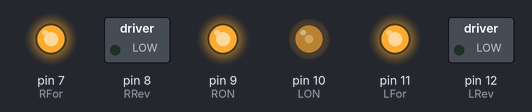
The sketch below on a simulated Arduino Uno, built with avr-gcc and run on an emulated ATmega328P. On the bench: switched loads named in the sketch (green lamp = pin HIGH), output pins drawn as LEDs (lit = HIGH).

Above: at 1.05 s.
At 5.0 s:
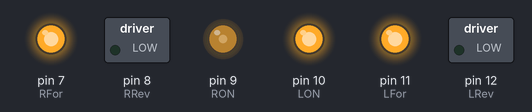
Timing chart, 0 to 6.2 s (numbered marks = the images above):
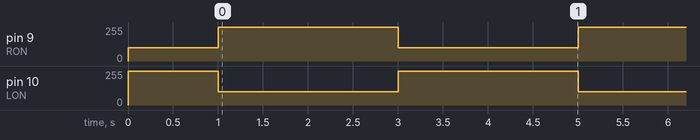

The sketch:

task5.ino
```cpp
// SNAKE LEFT AND RIGHT WHILE GOING FORWARD
// Pin Allocation
const int LON = 10; // Left Motor On Pin
const int RON = 9;  // Right Motor On Pin
const int LRev = 12; // Left Reverse On Pin
const int RRev = 8; // Right Reverse On Pin
const int LFor = 11; // Left Forward On Pin
const int RFor = 7; // Right Forward On Pin


void setup() {
  // Turning the motor pins into outputs
  pinMode(LON, OUTPUT);
  pinMode(RON, OUTPUT);

  pinMode(LRev, OUTPUT);
  pinMode(RRev, OUTPUT);

  pinMode(LFor, OUTPUT);
  pinMode(RFor, OUTPUT);

  GoSnakeRight();
  delay(1000);

}

void loop() {
GoSnakeLeft();
delay(2000);

GoSnakeRight();
delay(2000);

}
```

Functions.ino
```cpp
void GoSnakeLeft(){
  digitalWrite(LRev,LOW); // Left Reverse Motor Off
  digitalWrite(RRev,LOW); // Right Reverse Motor Off
  analogWrite(LON,100); // Left Motor
  analogWrite(RON,255);
  digitalWrite(RFor,HIGH);
  digitalWrite(LFor,HIGH);
}

void GoSnakeRight(){
  digitalWrite(LRev,LOW);
  digitalWrite(RRev,LOW);
  analogWrite(LON,255);
  analogWrite(RON,100);
  digitalWrite(RFor,HIGH);
  digitalWrite(LFor,HIGH);
}

void GoForward(){
  digitalWrite(LRev,LOW);
  digitalWrite(RRev,LOW);
  analogWrite(LON,255);
  analogWrite(RON,255);
  digitalWrite(RFor,HIGH);
  digitalWrite(LFor,HIGH);
}

void GoStop(){
  digitalWrite(LRev,LOW);
  digitalWrite(RRev,LOW);
  digitalWrite(LON,HIGH);
  digitalWrite(RON,HIGH);
  digitalWrite(RFor,LOW);
  digitalWrite(LFor,LOW);
}


void GoBack(){
  analogWrite(LRev,255);
  analogWrite(RRev,255);
  analogWrite(LON,HIGH);
  analogWrite(RON,HIGH);
  analogWrite(RFor,0);
  analogWrite(LFor, 0);
}
```

Measured:
- by itself, pin 9 (RON), pin 10 (LON): alternates 255/255 for 2.0 s and 100/255 for 2.0 s
